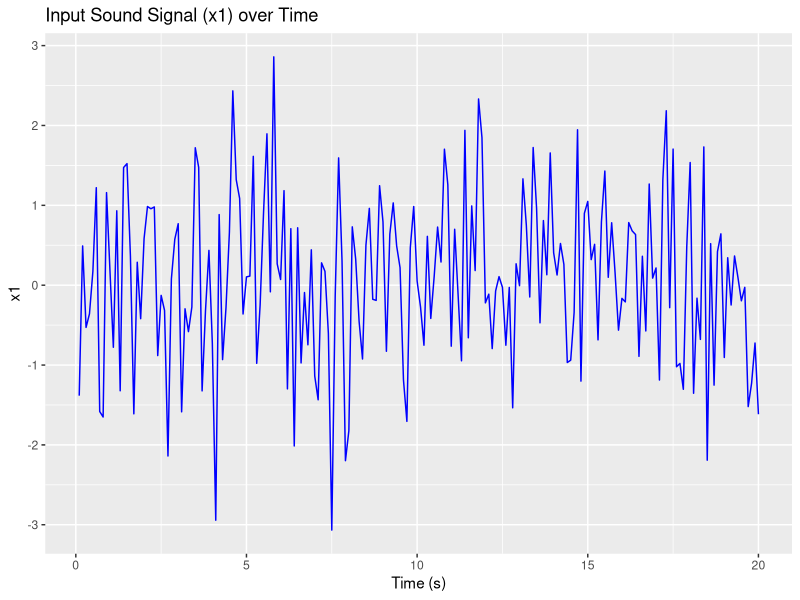
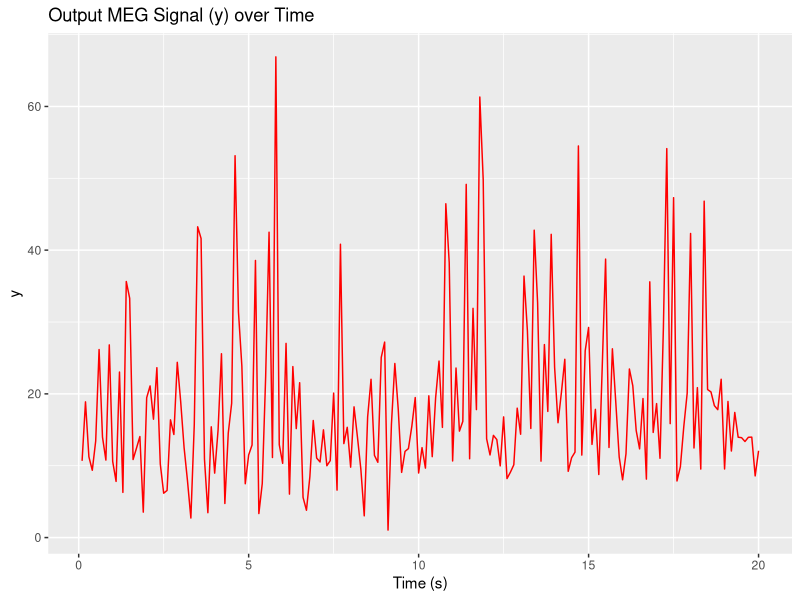
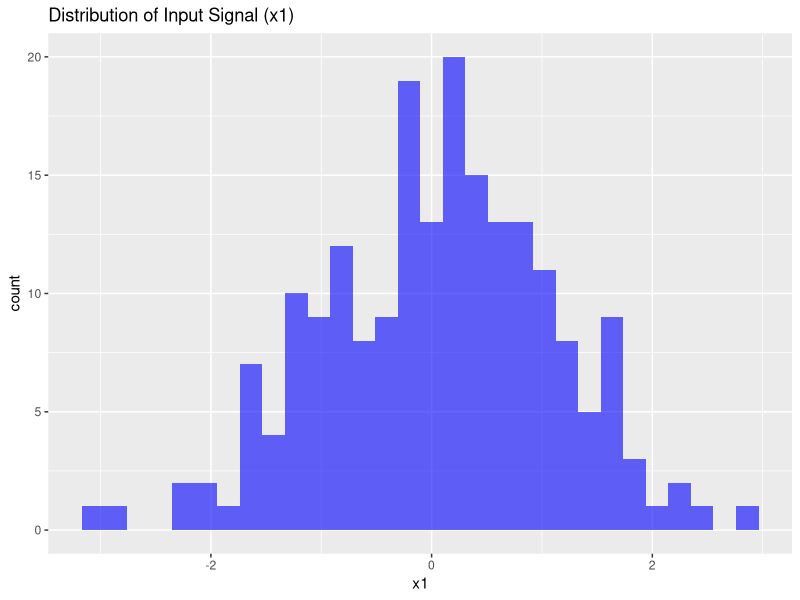
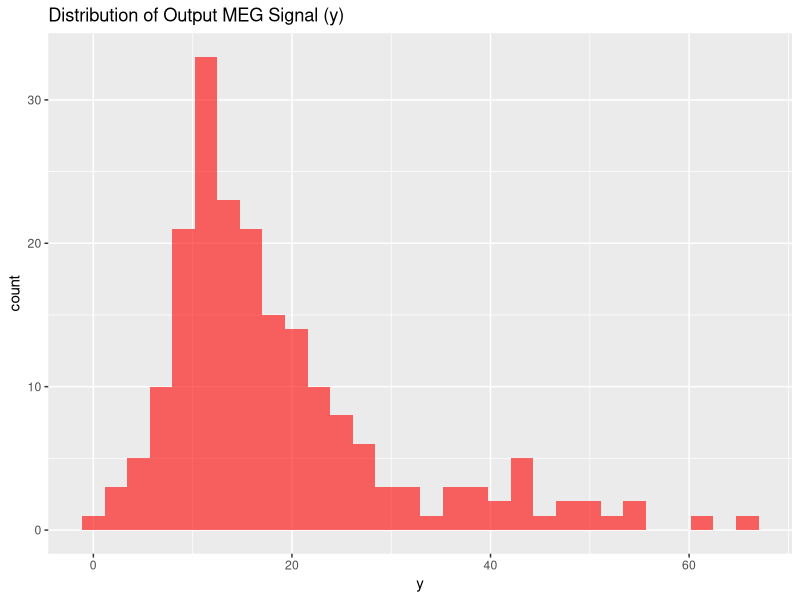
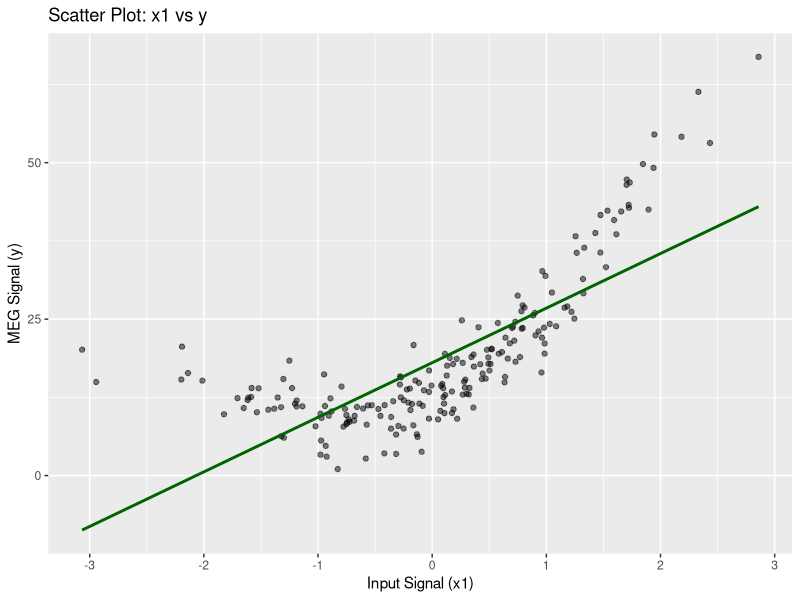
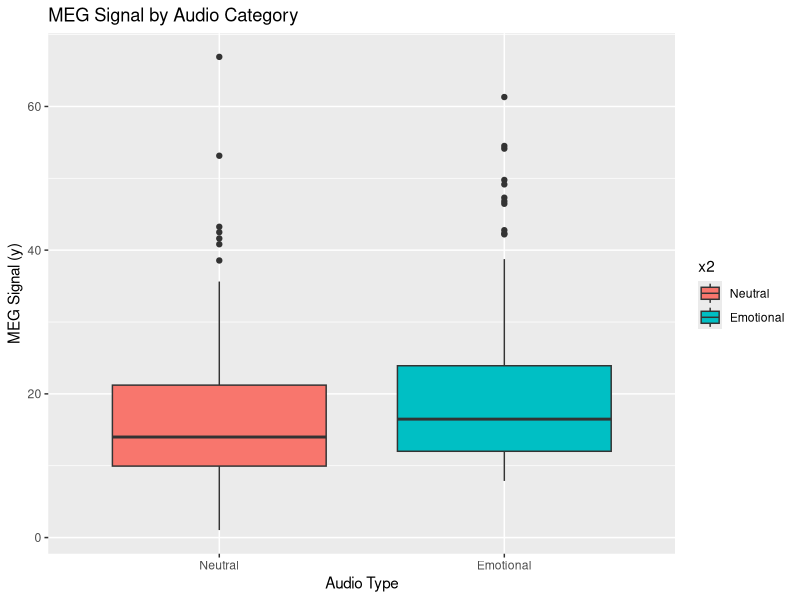
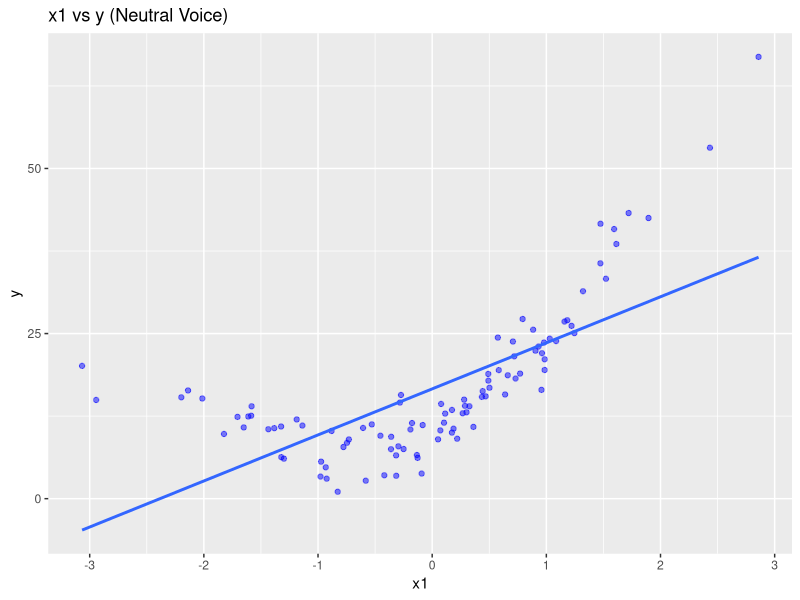
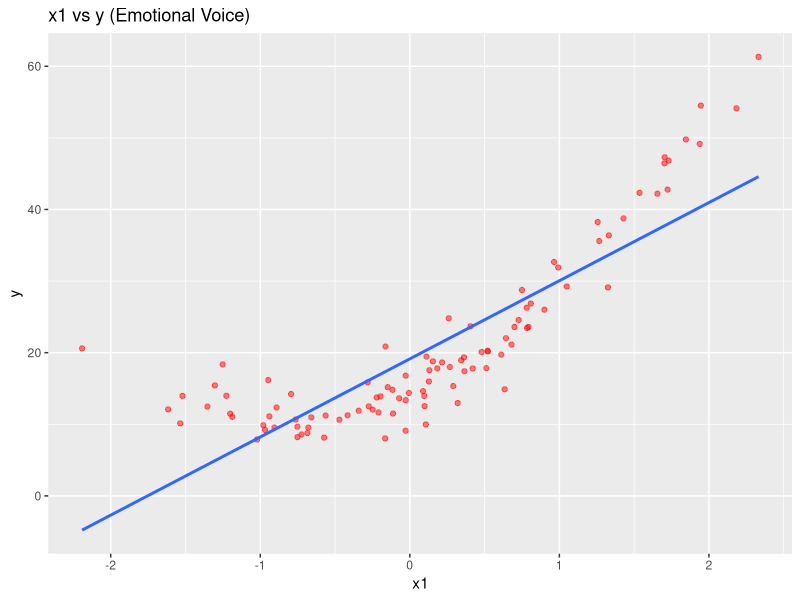

Here is the R script that generated these plots, in order:
# Load required libraries
library(tidyverse)
library(ggplot2)
install.packages("GGally")

library(GGally)

# Read the data
x <- read.csv("X.csv")
y <- read.csv("y.csv")
time <- read.csv("time.csv")

# Combine into one dataframe
data <- cbind(time, x, y)
colnames(data) <- c("time", "x1", "x2", "y")

# Convert x2 to factor for plotting
data$x2 <- factor(data$x2, levels = c(0,1), labels = c("Neutral", "Emotional"))

# ---- 1. Time Series Plots ----

# Plot input sound signal (x1) and output MEG signal (y)
ggplot(data, aes(x = time)) +
  geom_line(aes(y = x1), color = "blue") +
  labs(title = "Input Sound Signal (x1) over Time", y = "x1", x = "Time (s)")

ggplot(data, aes(x = time)) +
  geom_line(aes(y = y), color = "red") +
  labs(title = "Output MEG Signal (y) over Time", y = "y", x = "Time (s)")

# ---- 2. Distribution Plots ----

# Histogram/density of x1 and y
ggplot(data, aes(x = x1)) +
  geom_histogram(bins = 30, fill = "blue", alpha = 0.6) +
  labs(title = "Distribution of Input Signal (x1)")

ggplot(data, aes(x = y)) +
  geom_histogram(bins = 30, fill = "red", alpha = 0.6) +
  labs(title = "Distribution of Output MEG Signal (y)")

# ---- 3. Correlation and Scatter Plots ----

# Scatter plot between x1 and y
ggplot(data, aes(x = x1, y = y)) +
  geom_point(alpha = 0.5) +
  geom_smooth(method = "lm", se = FALSE, color = "darkgreen") +
  labs(title = "Scatter Plot: x1 vs y", x = "Input Signal (x1)", y = "MEG Signal (y)")

# Correlation
correlation <- cor(data$x1, data$y)
print(paste("Correlation between x1 and y:", round(correlation, 3)))

# ---- 4. Boxplots of Output Signal by Category ----

ggplot(data, aes(x = x2, y = y, fill = x2)) +
  geom_boxplot() +
  labs(title = "MEG Signal by Audio Category", x = "Audio Type", y = "MEG Signal (y)")

# ---- 5. Separate Analysis for x2 = 0 (Neutral) and x2 = 1 (Emotional) ----

# Split data
neutral_data <- filter(data, x2 == "Neutral")
emotional_data <- filter(data, x2 == "Emotional")

# Scatter plots for each category
ggplot(neutral_data, aes(x = x1, y = y)) +
  geom_point(alpha = 0.5, color = "blue") +
  geom_smooth(method = "lm", se = FALSE) +
  labs(title = "x1 vs y (Neutral Voice)", x = "x1", y = "y")

ggplot(emotional_data, aes(x = x1, y = y)) +
  geom_point(alpha = 0.5, color = "red") +
  geom_smooth(method = "lm", se = FALSE) +
  labs(title = "x1 vs y (Emotional Voice)", x = "x1", y = "y")
